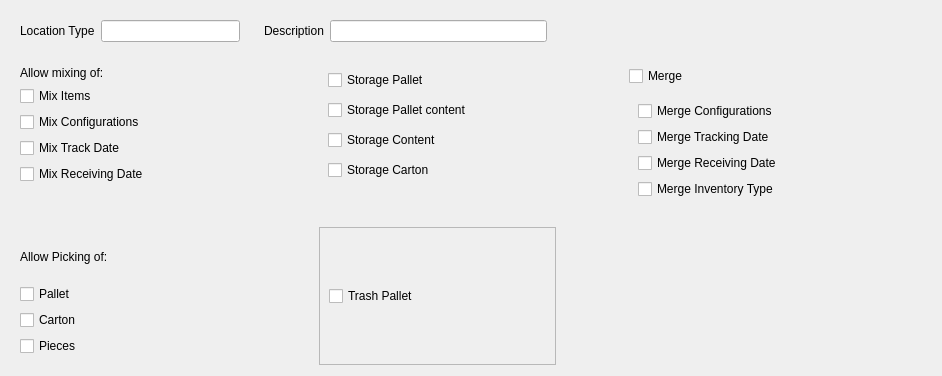
<?xml version="1.0" encoding="UTF-8"?>
<ui version="4.0">
 <class>Form</class>
 <widget class="QWidget" name="Form">
  <property name="geometry">
   <rect>
    <x>0</x>
    <y>0</y>
    <width>942</width>
    <height>376</height>
   </rect>
  </property>
  <property name="windowTitle">
   <string>Form</string>
  </property>
  <layout class="QGridLayout" name="gridLayout_8">
   <item row="0" column="0">
    <widget class="QWidget" name="widget" native="true">
     <layout class="QGridLayout" name="gridLayout">
      <item row="0" column="0">
       <widget class="QLabel" name="label">
        <property name="text">
         <string>Location Type</string>
        </property>
       </widget>
      </item>
      <item row="0" column="1">
       <widget class="QLineEdit" name="location_type"/>
      </item>
     </layout>
    </widget>
   </item>
   <item row="0" column="1" colspan="2">
    <widget class="QWidget" name="widget_3" native="true">
     <layout class="QGridLayout" name="gridLayout_2">
      <item row="0" column="2">
       <widget class="QLineEdit" name="description"/>
      </item>
      <item row="0" column="1">
       <widget class="QLabel" name="label_2">
        <property name="text">
         <string>Description</string>
        </property>
       </widget>
      </item>
     </layout>
    </widget>
   </item>
   <item row="1" column="0">
    <widget class="QFrame" name="frame_2">
     <property name="frameShape">
      <enum>QFrame::NoFrame</enum>
     </property>
     <property name="frameShadow">
      <enum>QFrame::Raised</enum>
     </property>
     <layout class="QGridLayout" name="gridLayout_4">
      <item row="4" column="0">
       <widget class="QCheckBox" name="mix_receivingdate_flag">
        <property name="text">
         <string>Mix Receiving Date</string>
        </property>
       </widget>
      </item>
      <item row="1" column="0">
       <widget class="QCheckBox" name="mix_item_flag">
        <property name="text">
         <string>Mix Items</string>
        </property>
       </widget>
      </item>
      <item row="3" column="0">
       <widget class="QCheckBox" name="mix_trackingdate_flag">
        <property name="text">
         <string>Mix Track Date</string>
        </property>
       </widget>
      </item>
      <item row="2" column="0">
       <widget class="QCheckBox" name="mix_cfg_flag">
        <property name="text">
         <string>Mix Configurations</string>
        </property>
       </widget>
      </item>
      <item row="0" column="0">
       <widget class="QLabel" name="label_3">
        <property name="text">
         <string>Allow mixing of:</string>
        </property>
       </widget>
      </item>
     </layout>
    </widget>
   </item>
   <item row="1" column="1" rowspan="3">
    <spacer name="verticalSpacer">
     <property name="orientation">
      <enum>Qt::Vertical</enum>
     </property>
     <property name="sizeHint" stdset="0">
      <size>
       <width>58</width>
       <height>308</height>
      </size>
     </property>
    </spacer>
   </item>
   <item row="1" column="2">
    <widget class="QFrame" name="frame">
     <property name="frameShape">
      <enum>QFrame::NoFrame</enum>
     </property>
     <property name="frameShadow">
      <enum>QFrame::Raised</enum>
     </property>
     <layout class="QGridLayout" name="gridLayout_3">
      <item row="2" column="0">
       <widget class="QCheckBox" name="sto_cont_flag">
        <property name="text">
         <string>Storage Content</string>
        </property>
       </widget>
      </item>
      <item row="0" column="0">
       <widget class="QCheckBox" name="sto_pall_flag">
        <property name="text">
         <string>Storage Pallet</string>
        </property>
       </widget>
      </item>
      <item row="1" column="0">
       <widget class="QCheckBox" name="sto_pall_con_flag">
        <property name="text">
         <string>Storage Pallet content</string>
        </property>
       </widget>
      </item>
      <item row="4" column="0">
       <widget class="QCheckBox" name="sto_cart_flag">
        <property name="text">
         <string>Storage Carton</string>
        </property>
       </widget>
      </item>
     </layout>
    </widget>
   </item>
   <item row="1" column="3" rowspan="3">
    <spacer name="verticalSpacer_2">
     <property name="orientation">
      <enum>Qt::Vertical</enum>
     </property>
     <property name="sizeHint" stdset="0">
      <size>
       <width>58</width>
       <height>308</height>
      </size>
     </property>
    </spacer>
   </item>
   <item row="1" column="4" rowspan="2">
    <widget class="QFrame" name="frame_5">
     <property name="frameShape">
      <enum>QFrame::NoFrame</enum>
     </property>
     <property name="frameShadow">
      <enum>QFrame::Raised</enum>
     </property>
     <layout class="QGridLayout" name="gridLayout_7">
      <item row="0" column="0">
       <widget class="QCheckBox" name="merge_flag">
        <property name="text">
         <string>Merge</string>
        </property>
       </widget>
      </item>
      <item row="1" column="0">
       <widget class="QFrame" name="frame_4">
        <property name="frameShape">
         <enum>QFrame::NoFrame</enum>
        </property>
        <property name="frameShadow">
         <enum>QFrame::Raised</enum>
        </property>
        <layout class="QGridLayout" name="gridLayout_6">
         <item row="0" column="0">
          <widget class="QCheckBox" name="merge_cfg_code">
           <property name="text">
            <string>Merge Configurations</string>
           </property>
          </widget>
         </item>
         <item row="3" column="0">
          <widget class="QCheckBox" name="merge_receiving_date">
           <property name="text">
            <string>Merge Receiving Date</string>
           </property>
          </widget>
         </item>
         <item row="2" column="0">
          <widget class="QCheckBox" name="merge_trackingdate">
           <property name="text">
            <string>Merge Tracking Date</string>
           </property>
          </widget>
         </item>
         <item row="4" column="0">
          <widget class="QCheckBox" name="merge_inventory_type">
           <property name="text">
            <string>Merge Inventory Type</string>
           </property>
          </widget>
         </item>
        </layout>
       </widget>
      </item>
     </layout>
    </widget>
   </item>
   <item row="2" column="0">
    <spacer name="horizontalSpacer">
     <property name="orientation">
      <enum>Qt::Horizontal</enum>
     </property>
     <property name="sizeHint" stdset="0">
      <size>
       <width>40</width>
       <height>20</height>
      </size>
     </property>
    </spacer>
   </item>
   <item row="2" column="2">
    <spacer name="horizontalSpacer_2">
     <property name="orientation">
      <enum>Qt::Horizontal</enum>
     </property>
     <property name="sizeHint" stdset="0">
      <size>
       <width>40</width>
       <height>20</height>
      </size>
     </property>
    </spacer>
   </item>
   <item row="3" column="0">
    <widget class="QFrame" name="frame_3">
     <property name="frameShape">
      <enum>QFrame::NoFrame</enum>
     </property>
     <property name="frameShadow">
      <enum>QFrame::Raised</enum>
     </property>
     <layout class="QGridLayout" name="gridLayout_5">
      <item row="4" column="0">
       <widget class="QCheckBox" name="pick_piece_flag">
        <property name="text">
         <string>Pieces</string>
        </property>
       </widget>
      </item>
      <item row="3" column="0">
       <widget class="QCheckBox" name="pick_cart_flag">
        <property name="text">
         <string>Carton</string>
        </property>
       </widget>
      </item>
      <item row="2" column="0">
       <widget class="QCheckBox" name="pick_pallet_flag">
        <property name="text">
         <string>Pallet</string>
        </property>
       </widget>
      </item>
      <item row="1" column="0">
       <widget class="QLabel" name="label_4">
        <property name="text">
         <string>Allow Picking of:</string>
        </property>
       </widget>
      </item>
     </layout>
    </widget>
   </item>
   <item row="3" column="2">
    <widget class="QFrame" name="frame_6">
     <property name="frameShape">
      <enum>QFrame::StyledPanel</enum>
     </property>
     <property name="frameShadow">
      <enum>QFrame::Raised</enum>
     </property>
     <layout class="QGridLayout" name="gridLayout_9">
      <item row="0" column="0">
       <widget class="QCheckBox" name="trash_pall">
        <property name="text">
         <string>Trash Pallet</string>
        </property>
       </widget>
      </item>
     </layout>
    </widget>
   </item>
   <item row="3" column="4">
    <spacer name="horizontalSpacer_4">
     <property name="orientation">
      <enum>Qt::Horizontal</enum>
     </property>
     <property name="sizeHint" stdset="0">
      <size>
       <width>311</width>
       <height>138</height>
      </size>
     </property>
    </spacer>
   </item>
  </layout>
 </widget>
 <resources/>
 <connections/>
</ui>
